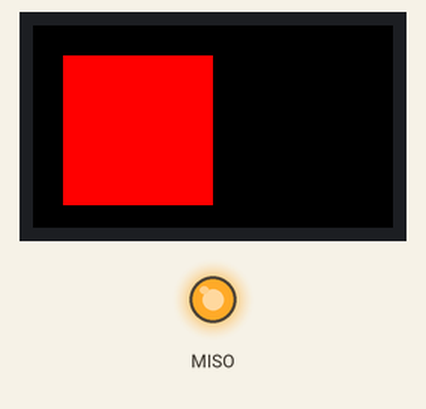
Bench run of a program on a simulated CircuitPython board. Parts: 240×135 colour display, output pins drawn as LEDs (lit = HIGH). What the program prints to the serial console is not drawn. At 10.0 s the program ends and the board releases its pins; the recording ends there.

Above: at 0.1 s.
At 1.1 s:
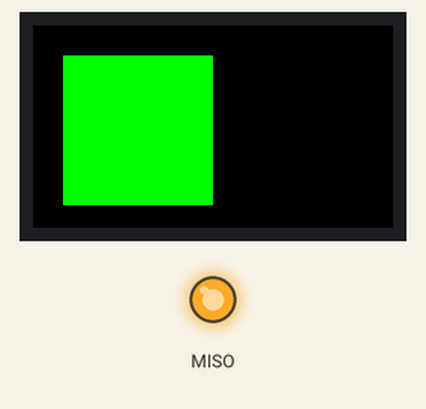
At 2.1 s:
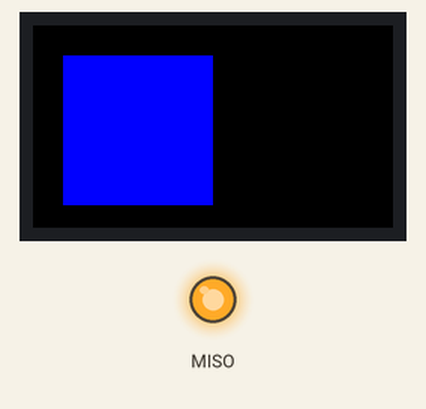
At 4.1 s:
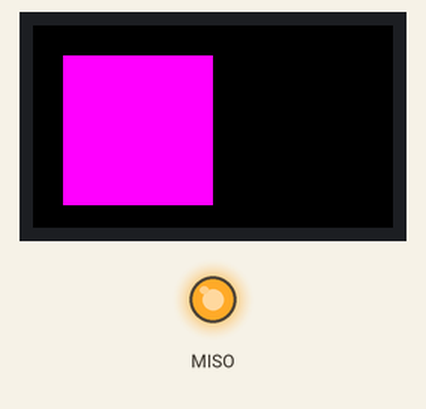
Timing chart, 0 to 5.6 s (numbered marks = the images above):
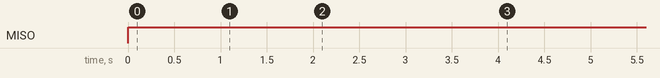

The program:

debug_test.py
```python
import board
import displayio
import time
import digitalio

print("=== ESP32-S3 CircuitPython Debug Test ===")
print("Starting step-by-step display test...")

try:
    # Step 1: Release displays
    print("Step 1: Releasing displays...")
    displayio.release_displays()
    print("✅ Displays released")

    # Step 2: Get built-in display
    print("Step 2: Getting built-in display...")
    display = board.DISPLAY
    print(f"✅ Display found: {display.width}x{display.height}")

    # Step 3: Backlight control
    print("Step 3: Testing backlight...")
    try:
        backlight = digitalio.DigitalInOut(board.TFT_BACKLIGHT)
        backlight.direction = digitalio.Direction.OUTPUT
        backlight.value = True
        print("✅ Backlight enabled")
    except Exception as e:
        print(f"⚠️ Backlight error: {e}")

    # Step 4: Create main group
    print("Step 4: Creating display group...")
    main_group = displayio.Group()
    print("✅ Group created")

    # Step 5: Show group
    print("Step 5: Showing group on display...")
    display.show(main_group)
    print("✅ Group shown on display")

    # Step 6: Create simple bitmap
    print("Step 6: Creating red bitmap...")
    bitmap = displayio.Bitmap(100, 100, 1)
    palette = displayio.Palette(1)
    palette[0] = 0xFF0000  # Red
    tile_grid = displayio.TileGrid(bitmap, pixel_shader=palette, x=20, y=20)
    print("✅ Red bitmap created")

    # Step 7: Add to display
    print("Step 7: Adding bitmap to display...")
    main_group.append(tile_grid)
    print("✅ Red square should be visible!")

    # Step 8: Wait and test color changes
    for i in range(5):
        print(f"Step 8.{i+1}: Changing color...")
        colors = [0xFF0000, 0x00FF00, 0x0000FF, 0xFFFF00, 0xFF00FF]
        palette[0] = colors[i]
        time.sleep(1)
        print(f"✅ Color {i+1}: {hex(colors[i])}")

    print("🎉 All tests passed! Display is working!")

    # Final test - full screen colors
    print("Final test: Full screen color test...")
    full_bitmap = displayio.Bitmap(display.width, display.height, 1)
    full_palette = displayio.Palette(1)
    full_tile = displayio.TileGrid(full_bitmap, pixel_shader=full_palette, x=0, y=0)

    main_group.pop()  # Remove red square
    main_group.append(full_tile)

    test_colors = [0xFF0000, 0x00FF00, 0x0000FF, 0xFFFFFF, 0x000000]
    for color in test_colors:
        full_palette[0] = color
        print(f"Full screen: {hex(color)}")
        time.sleep(1)

    print("✅ Debug test complete - hardware working perfectly!")

except Exception as e:
    print(f"❌ Error in step: {e}")
    print(f"Error type: {type(e)}")
    import traceback
    traceback.print_exception(type(e), e, e.__traceback__)

print("Debug test finished. Check serial output for results.")
```

Measured:
- by itself, MISO: LOW → HIGH at 0.00 s
- what the display in image 0 shows lasts 1.0 s, from 0.0 s to 1.0 s
